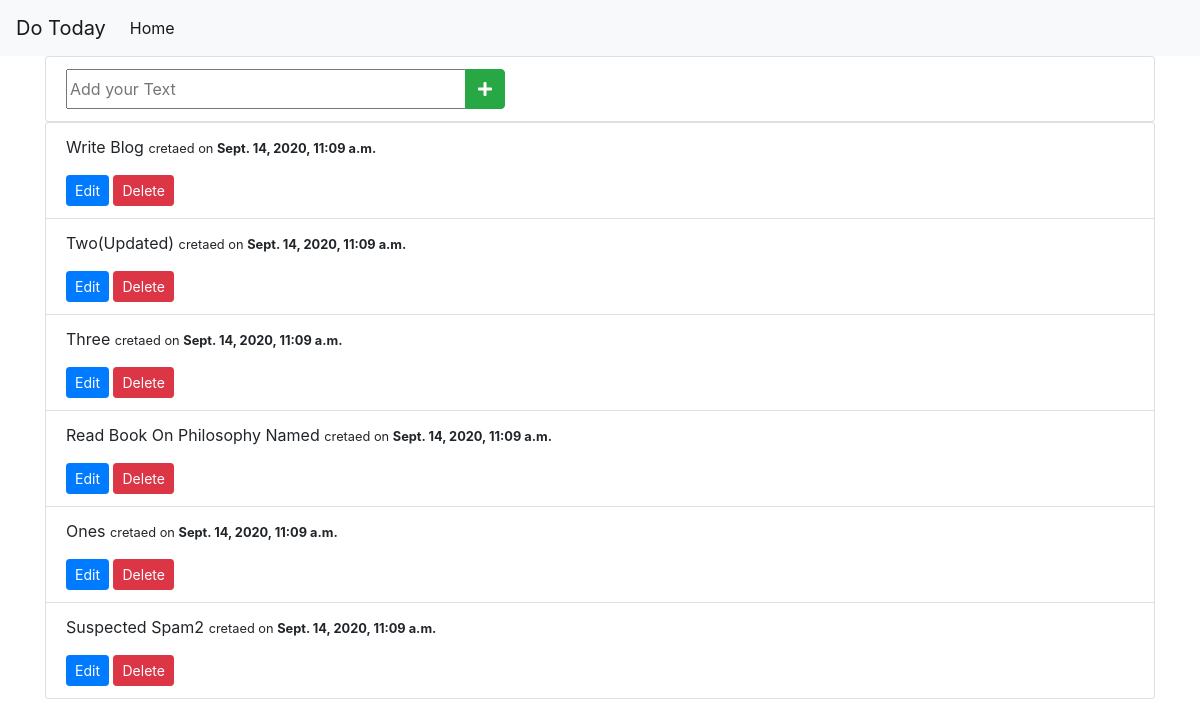
The page / on the database its author committed.
### todoapp/models.py (models this page shows, shortened)
class TaskToDo(models.Model):
    taskName = models.CharField(max_length=250)
    taskTime = models.DateTimeField(auto_now_add=True)

### todoapp/views.py (the view)
# urls.py: 2. Add a URL to urlpatterns:  path('', views.home, name='home')
def home(request):
    tasks = TaskToDo.objects.all()
    form = ToDoFroms()
    if request.method == 'POST':
        form = ToDoFroms(request.POST)
        if form.is_valid():
            form.save()
        return redirect('/')
    context = {'tasks':tasks,'form':form}
    return render(request,'home.html', context)

### todoapp/forms.py
class ToDoFroms(forms.ModelForm):
    taskName = forms.CharField(widget=forms.TextInput(attrs={'placeholder':'Add your Text'}))
    class Meta:
        model = TaskToDo
        fields = ('taskName',)
    def __init__(self, *args, **kwargs):
        super(ToDoFroms,self).__init__(*args, **kwargs)
        self.fields['taskName'].widget.attrs['style'] = 'width:400px; height:40px;'

### templates/home.html (shortened to what this page needs)
{% extends "main.html" %}
{% block content %}
<div class="container">
  <ul class="list-group">
  <li class="list-group-item">
    <form method="post">
      <div class="input-group">
        <form method="post">
          {{form.taskName}}
                <div class="input-group-append">
                    <button class="btn btn-success" type="submit" role="button">
                        <i class="fa fa-plus"></i>
                    </button>
                </div>
        </form>
            </div>
    </form>
  </li>
  </ul>
  <ul class="list-group">
    {% for task in tasks %}
  <li class="list-group-item">
    <p>{{task.taskName|title}} <small>cretaed on <b>{{task.taskTime}}</b></small> </p>
    <a href="{% url 'update_Task' task.id %}" class="btn btn-primary btn-sm" role="button">Edit</a>
    <a href="{% url 'delete_Task' task.id %}" class="btn btn-danger btn-sm" role="button">Delete</a>
</li>
  {% endfor %}
</ul>
</div>
{% endblock content %}

### templates/main.html (shortened to what this page needs)
{% load static %}
<!doctype html>
<html lang="en">
  <head>
    <link rel="stylesheet" type="text/css" href="{% static 'css/all.css' %}">
    <link rel="stylesheet" href="https://stackpath.bootstrapcdn.com/bootstrap/4.5.2/css/bootstrap.min.css">
  </head>
<nav class="navbar navbar-expand-lg navbar-light bg-light">
  <a class="navbar-brand" href="#">Do Today</a>
  <div class="collapse navbar-collapse" id="navbarNav">
    <ul class="navbar-nav">
      <li class="nav-item active">
        <a class="nav-link" href="/">Home <span class="sr-only">(current)</span></a>
      </li>
    </ul>
  </div>
</nav>
  <body>
    {% block content %}
      {% endblock content %}
  </body>
</html>

### static/css/all.css (style rules this page uses)
.fa, .fas, .far, .fal, .fad, .fab { -moz-osx-font-smoothing: grayscale; -webkit-font-smoothing: antialiased; display: inline-block; font-style: normal; font-variant: normal; text-rendering: auto; line-height: 1; }
.fa-plus:before { content: "\f067"; }
.fa, .fas { font-family: 'Font Awesome 5 Free'; font-weight: 900; }

### rows shown on the page
TaskToDo: taskName "Write Blog", taskTime "Sept. 14, 2020, 11:09 a.m."
TaskToDo: taskName "Two(Updated)", taskTime "Sept. 14, 2020, 11:09 a.m."
TaskToDo: taskName "Three", taskTime "Sept. 14, 2020, 11:09 a.m."
TaskToDo: taskName "Read Book On Philosophy Named", taskTime "Sept. 14, 2020, 11:09 a.m."
TaskToDo: taskName "Ones", taskTime "Sept. 14, 2020, 11:09 a.m."
TaskToDo: taskName "Suspected Spam2", taskTime "Sept. 14, 2020, 11:09 a.m."
